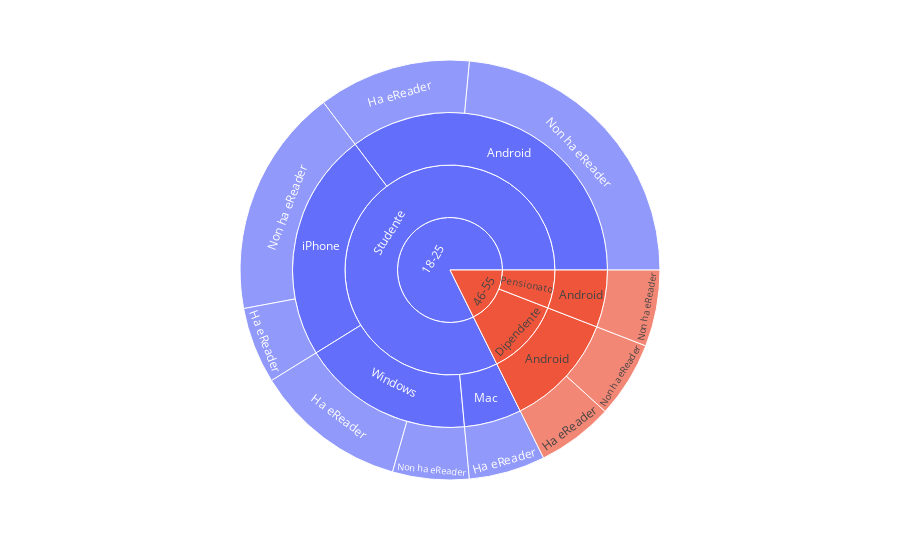
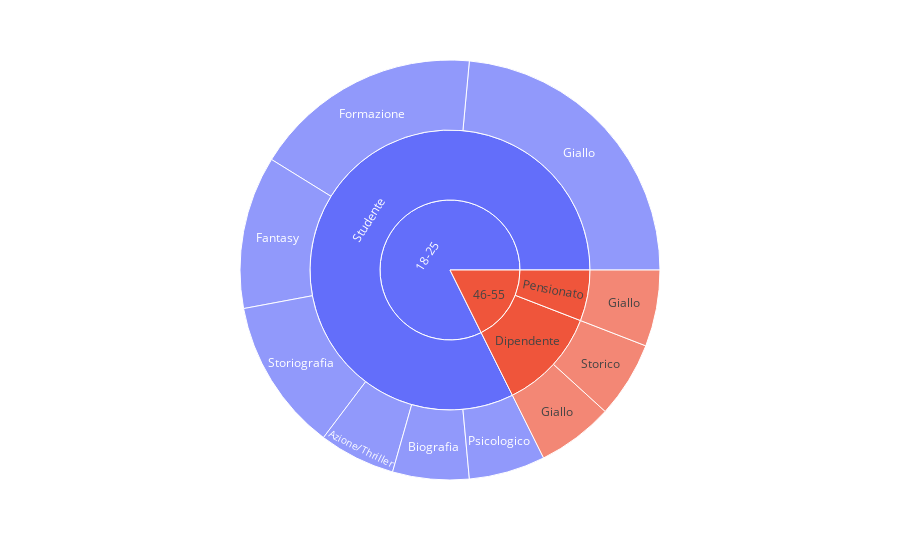

The notebook cell these images were saved under, in order:
### Code cell
sunburst_df = df.copy()
sunburst_df["kindle"] = sunburst_df["kindle"].apply({'Si': 'Ha eReader', 'No': 'Non ha eReader'}.get)
fig_device = px.sunburst(sunburst_df, path=['Età', 'Lavoro', 'device', 'kindle'])
fig_device.show()
fig_genere = px.sunburst(sunburst_df, path=['Età', 'Lavoro', 'Genere letterario preferito'])
fig_genere.show()

### Figure 1 — Plotly figure (JSON) as saved in the notebook; plotly's stock layout.template omitted (floating-point values rounded to 4 significant figures)
{"data": [{"branchvalues": "total", "domain": {"x": [0, 1], "y": [0, 1]}, "hovertemplate": "labels=%{label}<br>count=%{value}<br>parent=%{parent}<br>id=%{id}<extra></extra>", "ids": ["46-55/Dipendente/Android/Ha eReader", "18-25/Studente/Android/Ha eReader", "18-25/Studente/Mac/Ha eReader", "18-25/Studente/Windows/Ha eReader", "18-25/Studente/iPhone/Ha eReader", "46-55/Dipendente/Android/Non ha eReader", "46-55/Pensionato/Android/Non ha eReader", "18-25/Studente/Android/Non ha eReader", "18-25/Studente/Windows/Non ha eReader", "18-25/Studente/iPhone/Non ha eReader", "46-55/Dipendente/Android", "46-55/Pensionato/Android", "18-25/Studente/Android", "18-25/Studente/Mac", "18-25/Studente/Windows", "18-25/Studente/iPhone", "46-55/Dipendente", "46-55/Pensionato", "18-25/Studente", "18-25", "46-55"], "labels": ["Ha eReader", "Ha eReader", "Ha eReader", "Ha eReader", "Ha eReader", "Non ha eReader", "Non ha eReader", "Non ha eReader", "Non ha eReader", "Non ha eReader", "Android", "Android", "Android", "Mac", "Windows", "iPhone", "Dipendente", "Pensionato", "Studente", "18-25", "46-55"], "name": "", "parents": ["46-55/Dipendente/Android", "18-25/Studente/Android", "18-25/Studente/Mac", "18-25/Studente/Windows", "18-25/Studente/iPhone", "46-55/Dipendente/Android", "46-55/Pensionato/Android", "18-25/Studente/Android", "18-25/Studente/Windows", "18-25/Studente/iPhone", "46-55/Dipendente", "46-55/Pensionato", "18-25/Studente", "18-25/Studente", "18-25/Studente", "18-25/Studente", "46-55", "46-55", "18-25", "", ""], "type": "sunburst", "values": [1, 2, 1, 2, 1, 1, 1, 4, 1, 3, 2, 1, 6, 1, 3, 4, 2, 1, 14, 14, 3]}], "layout": {"autosize": true, "legend": {"tracegroupgap": 0}, "margin": {"t": 60}}}

### Figure 2 — Plotly figure (JSON) as saved in the notebook; plotly's stock layout.template omitted (floating-point values rounded to 4 significant figures)
{"data": [{"branchvalues": "total", "domain": {"x": [0, 1], "y": [0, 1]}, "hovertemplate": "labels=%{label}<br>count=%{value}<br>parent=%{parent}<br>id=%{id}<extra></extra>", "ids": ["18-25/Studente/Azione/Thriller", "18-25/Studente/Biografia", "18-25/Studente/Fantasy", "18-25/Studente/Formazione", "46-55/Dipendente/Giallo", "46-55/Pensionato/Giallo", "18-25/Studente/Giallo", "18-25/Studente/Psicologico", "46-55/Dipendente/Storico", "18-25/Studente/Storiografia", "46-55/Dipendente", "46-55/Pensionato", "18-25/Studente", "18-25", "46-55"], "labels": ["Azione/Thriller", "Biografia", "Fantasy", "Formazione", "Giallo", "Giallo", "Giallo", "Psicologico", "Storico", "Storiografia", "Dipendente", "Pensionato", "Studente", "18-25", "46-55"], "name": "", "parents": ["18-25/Studente", "18-25/Studente", "18-25/Studente", "18-25/Studente", "46-55/Dipendente", "46-55/Pensionato", "18-25/Studente", "18-25/Studente", "46-55/Dipendente", "18-25/Studente", "46-55", "46-55", "18-25", "", ""], "type": "sunburst", "values": [1, 1, 2, 3, 1, 1, 4, 1, 1, 2, 2, 1, 14, 14, 3]}], "layout": {"autosize": true, "legend": {"tracegroupgap": 0}, "margin": {"t": 60}}}
